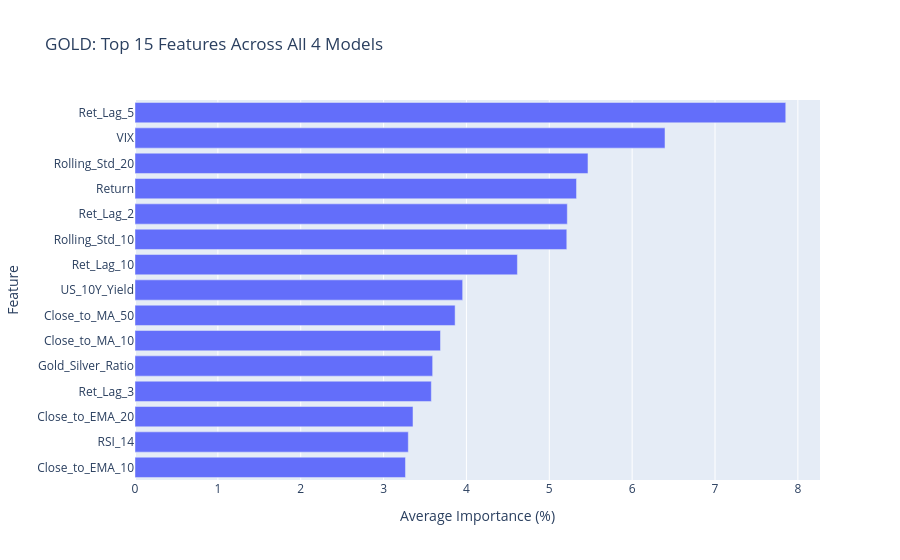
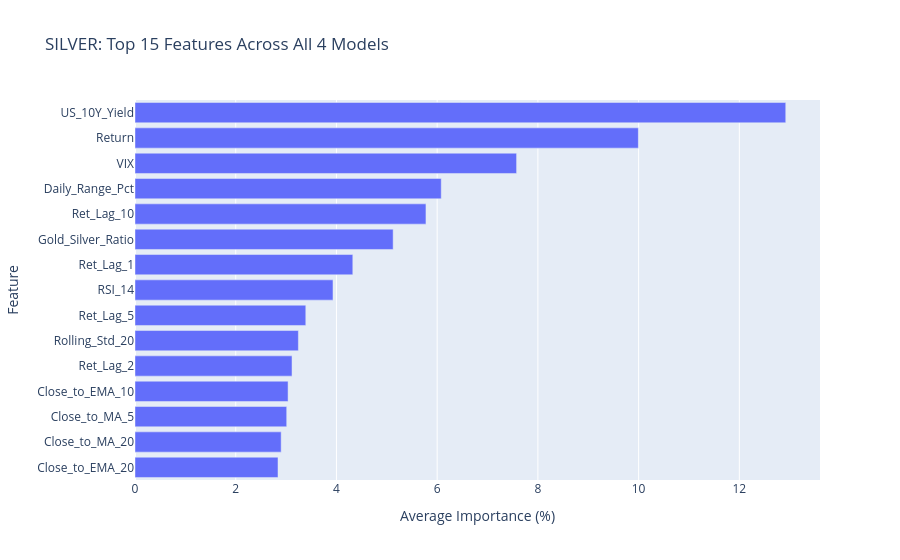
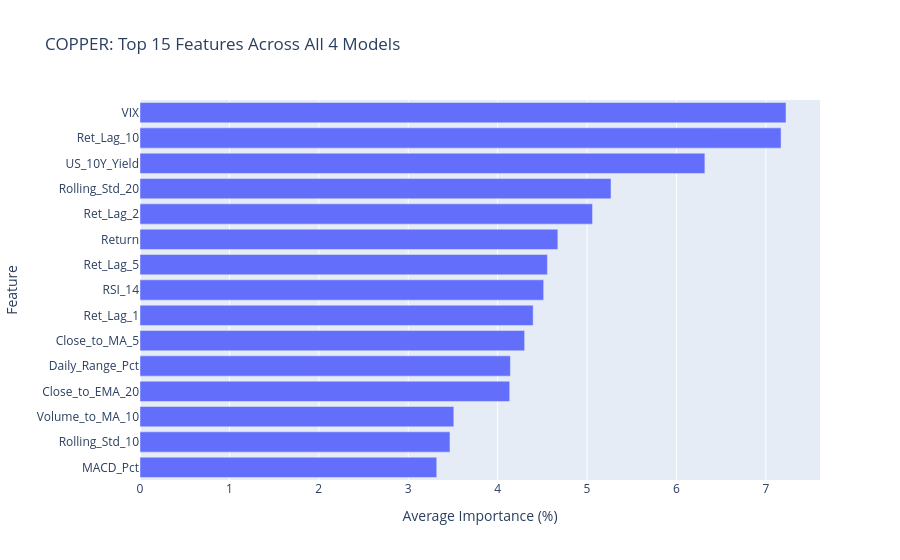
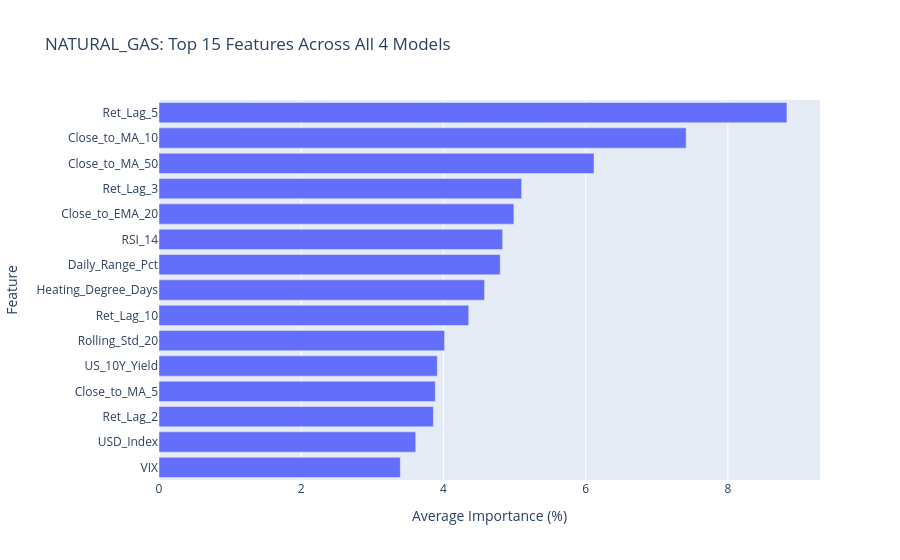

Here is the notebook cell these charts were saved with, in order:
### Code cell
# Display feature importances for a selected commodity (e.g., Gold)
for name in commodities:
    df_fi = feature_importances[name]
    # Normalize for comparison
    df_fi_norm = df_fi.div(df_fi.sum(axis=0), axis=1) * 100
    df_fi_norm['Mean'] = df_fi_norm.mean(axis=1)
    df_fi_norm = df_fi_norm.sort_values(by='Mean', ascending=True).tail(15)
    
    fig = px.bar(df_fi_norm, x='Mean', y=df_fi_norm.index, orientation='h', 
                 title=f'{name.upper()}: Top 15 Features Across All 4 Models',
                 labels={'Mean': 'Average Importance (%)', 'index': 'Feature'})
    fig.show()

### Figure 1 — Plotly figure (JSON) as saved in the notebook; plotly's stock layout.template omitted (floating-point values rounded to 4 significant figures)
{"data": [{"hovertemplate": "Average Importance (%)=%{x}<br>Feature=%{y}<extra></extra>", "legendgroup": "", "marker": {"color": "#636efa", "pattern": {"shape": ""}}, "name": "", "orientation": "h", "showlegend": false, "textposition": "auto", "type": "bar", "x": [3.264, 3.298, 3.355, 3.576, 3.592, 3.687, 3.863, 3.954, 4.615, 5.211, 5.217, 5.329, 5.467, 6.396, 7.854], "xaxis": "x", "y": ["Close_to_EMA_10", "RSI_14", "Close_to_EMA_20", "Ret_Lag_3", "Gold_Silver_Ratio", "Close_to_MA_10", "Close_to_MA_50", "US_10Y_Yield", "Ret_Lag_10", "Rolling_Std_10", "Ret_Lag_2", "Return", "Rolling_Std_20", "VIX", "Ret_Lag_5"], "yaxis": "y"}], "layout": {"barmode": "relative", "legend": {"tracegroupgap": 0}, "title": {"text": "GOLD: Top 15 Features Across All 4 Models"}, "xaxis": {"anchor": "y", "domain": [0, 1], "title": {"text": "Average Importance (%)"}}, "yaxis": {"anchor": "x", "domain": [0, 1], "title": {"text": "Feature"}}}}

### Figure 2 — Plotly figure (JSON) as saved in the notebook; plotly's stock layout.template omitted (floating-point values rounded to 4 significant figures)
{"data": [{"hovertemplate": "Average Importance (%)=%{x}<br>Feature=%{y}<extra></extra>", "legendgroup": "", "marker": {"color": "#636efa", "pattern": {"shape": ""}}, "name": "", "orientation": "h", "showlegend": false, "textposition": "auto", "type": "bar", "x": [2.84, 2.902, 3.012, 3.039, 3.118, 3.244, 3.391, 3.931, 4.325, 5.126, 5.778, 6.081, 7.577, 9.995, 12.92], "xaxis": "x", "y": ["Close_to_EMA_20", "Close_to_MA_20", "Close_to_MA_5", "Close_to_EMA_10", "Ret_Lag_2", "Rolling_Std_20", "Ret_Lag_5", "RSI_14", "Ret_Lag_1", "Gold_Silver_Ratio", "Ret_Lag_10", "Daily_Range_Pct", "VIX", "Return", "US_10Y_Yield"], "yaxis": "y"}], "layout": {"barmode": "relative", "legend": {"tracegroupgap": 0}, "title": {"text": "SILVER: Top 15 Features Across All 4 Models"}, "xaxis": {"anchor": "y", "domain": [0, 1], "title": {"text": "Average Importance (%)"}}, "yaxis": {"anchor": "x", "domain": [0, 1], "title": {"text": "Feature"}}}}

### Figure 3 — Plotly figure (JSON) as saved in the notebook; plotly's stock layout.template omitted (floating-point values rounded to 4 significant figures)
{"data": [{"hovertemplate": "Average Importance (%)=%{x}<br>Feature=%{y}<extra></extra>", "legendgroup": "", "marker": {"color": "#636efa", "pattern": {"shape": ""}}, "name": "", "orientation": "h", "showlegend": false, "textposition": "auto", "type": "bar", "x": [3.319, 3.467, 3.51, 4.135, 4.143, 4.302, 4.398, 4.515, 4.557, 4.674, 5.062, 5.269, 6.318, 7.171, 7.226], "xaxis": "x", "y": ["MACD_Pct", "Rolling_Std_10", "Volume_to_MA_10", "Close_to_EMA_20", "Daily_Range_Pct", "Close_to_MA_5", "Ret_Lag_1", "RSI_14", "Ret_Lag_5", "Return", "Ret_Lag_2", "Rolling_Std_20", "US_10Y_Yield", "Ret_Lag_10", "VIX"], "yaxis": "y"}], "layout": {"barmode": "relative", "legend": {"tracegroupgap": 0}, "title": {"text": "COPPER: Top 15 Features Across All 4 Models"}, "xaxis": {"anchor": "y", "domain": [0, 1], "title": {"text": "Average Importance (%)"}}, "yaxis": {"anchor": "x", "domain": [0, 1], "title": {"text": "Feature"}}}}

### Figure 4 — Plotly figure (JSON) as saved in the notebook; plotly's stock layout.template omitted (floating-point values rounded to 4 significant figures)
{"data": [{"hovertemplate": "Average Importance (%)=%{x}<br>Feature=%{y}<extra></extra>", "legendgroup": "", "marker": {"color": "#636efa", "pattern": {"shape": ""}}, "name": "", "orientation": "h", "showlegend": false, "textposition": "auto", "type": "bar", "x": [3.394, 3.61, 3.858, 3.885, 3.914, 4.016, 4.355, 4.578, 4.798, 4.832, 4.991, 5.1, 6.117, 7.412, 8.83], "xaxis": "x", "y": ["VIX", "USD_Index", "Ret_Lag_2", "Close_to_MA_5", "US_10Y_Yield", "Rolling_Std_20", "Ret_Lag_10", "Heating_Degree_Days", "Daily_Range_Pct", "RSI_14", "Close_to_EMA_20", "Ret_Lag_3", "Close_to_MA_50", "Close_to_MA_10", "Ret_Lag_5"], "yaxis": "y"}], "layout": {"barmode": "relative", "legend": {"tracegroupgap": 0}, "title": {"text": "NATURAL_GAS: Top 15 Features Across All 4 Models"}, "xaxis": {"anchor": "y", "domain": [0, 1], "title": {"text": "Average Importance (%)"}}, "yaxis": {"anchor": "x", "domain": [0, 1], "title": {"text": "Feature"}}}}
